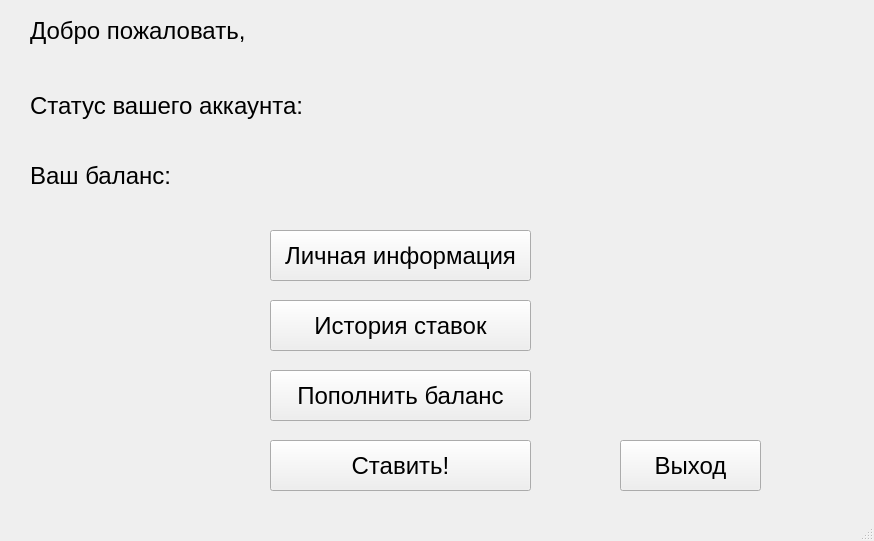
<?xml version="1.0" encoding="UTF-8"?>
<ui version="4.0">
 <class>MainWindow</class>
 <widget class="QMainWindow" name="MainWindow">
  <property name="geometry">
   <rect>
    <x>0</x>
    <y>0</y>
    <width>874</width>
    <height>541</height>
   </rect>
  </property>
  <property name="font">
   <font>
    <pointsize>18</pointsize>
   </font>
  </property>
  <property name="windowTitle">
   <string>MainWindow</string>
  </property>
  <widget class="QWidget" name="centralwidget">
   <widget class="QLabel" name="welcomeLabel">
    <property name="geometry">
     <rect>
      <x>30</x>
      <y>10</y>
      <width>371</width>
      <height>41</height>
     </rect>
    </property>
    <property name="text">
     <string>Добро пожаловать, </string>
    </property>
   </widget>
   <widget class="QPushButton" name="historyButton">
    <property name="geometry">
     <rect>
      <x>270</x>
      <y>300</y>
      <width>261</width>
      <height>51</height>
     </rect>
    </property>
    <property name="text">
     <string>История ставок</string>
    </property>
   </widget>
   <widget class="QLabel" name="statusLabel">
    <property name="geometry">
     <rect>
      <x>30</x>
      <y>80</y>
      <width>501</width>
      <height>51</height>
     </rect>
    </property>
    <property name="text">
     <string>Статус вашего аккаунта: </string>
    </property>
   </widget>
   <widget class="QLabel" name="balanceLabel">
    <property name="geometry">
     <rect>
      <x>30</x>
      <y>160</y>
      <width>311</width>
      <height>31</height>
     </rect>
    </property>
    <property name="text">
     <string>Ваш баланс:   </string>
    </property>
   </widget>
   <widget class="QPushButton" name="moneyButton">
    <property name="geometry">
     <rect>
      <x>270</x>
      <y>370</y>
      <width>261</width>
      <height>51</height>
     </rect>
    </property>
    <property name="text">
     <string>Пополнить баланс</string>
    </property>
   </widget>
   <widget class="QPushButton" name="betButton">
    <property name="enabled">
     <bool>true</bool>
    </property>
    <property name="geometry">
     <rect>
      <x>270</x>
      <y>440</y>
      <width>261</width>
      <height>51</height>
     </rect>
    </property>
    <property name="text">
     <string>Ставить!</string>
    </property>
   </widget>
   <widget class="QPushButton" name="infoButton">
    <property name="geometry">
     <rect>
      <x>270</x>
      <y>230</y>
      <width>261</width>
      <height>51</height>
     </rect>
    </property>
    <property name="text">
     <string>Личная информация</string>
    </property>
   </widget>
   <widget class="QPushButton" name="exitButton">
    <property name="enabled">
     <bool>true</bool>
    </property>
    <property name="geometry">
     <rect>
      <x>620</x>
      <y>440</y>
      <width>141</width>
      <height>51</height>
     </rect>
    </property>
    <property name="text">
     <string>Выход</string>
    </property>
   </widget>
  </widget>
  <widget class="QMenuBar" name="menubar">
   <property name="geometry">
    <rect>
     <x>0</x>
     <y>0</y>
     <width>874</width>
     <height>33</height>
    </rect>
   </property>
  </widget>
  <widget class="QStatusBar" name="statusbar"/>
 </widget>
 <resources/>
 <connections/>
</ui>
